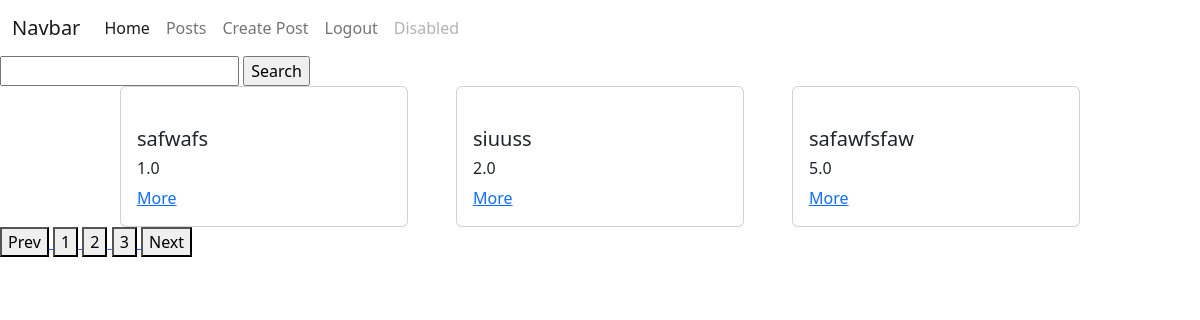
Screenshot of /posts/?page=2 (signed in) with the database file from the repository.
### posts/models.py (models this page shows)
class Post(models.Model):
    author = models.ForeignKey(User, on_delete=models.CASCADE, null=True)
    image = models.ImageField(blank=True, null=True)
    title = models.CharField(max_length=255)
    description = models.TextField()
    rate = models.FloatField()
    created_date = models.DateField(auto_now_add=True)
    modified_date = models.DateField(auto_now=True)

### posts/views.py (the view)
# urls.py: path('posts/', PostsView.as_view()),
class PostsView(ListView):
    model = Post
    template_name = 'posts/posts.html'
    def get(self, request, **kwargs):
        posts = self.get_queryset()
        search = request.GET.get('search')
        page = int(request.GET.get('page', 1))
        if search is not None:
            posts = Post.objects.filter(
                title__icontains=search,
                description__icontains=search
            )
        max_page = posts.__len__() / PAGINATION_LIMIT
        if round(max_page) < max_page:
            max_page = round(max_page) + 1
        else:
            max_page = round(max_page)
        posts = posts[PAGINATION_LIMIT * (page - 1):PAGINATION_LIMIT * page]
        context = {
            'posts': posts,
            'user': request.user,
            'max_page': range(1, max_page+1),
            'prev_page': page - 1,
            'next_page': page + 1 if max_page > page else max_page
        }
        return render(request, self.template_name, context=context)

### templates/posts/posts.html (shortened to what this page needs)
{% extends 'layouts/index.html' %}
{% load static %}
{% block head %}
    <link rel="stylesheet" href="{% static 'posts.css' %}">
{% endblock %}
{% block content %}
        <form action="/posts" method="get">
            <input type="text" name="search">
            <input type="submit" value="Search">
        </form>
    <div class="posts">
        {% for post in posts %}
            <div class="card" style="width: 18rem;">
                <div class="card-body">
                    <h5 class="card-title">{{ post.title }}</h5>
                    <h6 class="card-title">{{ post.rate }}</h6>
                    <a href="/posts/{{ post.id }}" class="card-link">More</a>
                </div>
            </div>
        {% endfor %}
    </div>
        <div class="pages">
            <a href="/posts/?page={{ prev_page }}">
                <button>Prev</button>
            </a>
            {% for page in max_page %}
                <a href="/posts/?page={{ page }}">
                    <button>{{ page }}</button>
                </a>
            {% endfor %}
            <a href="/posts/?page={{ next_page }}">
                <button>Next</button>
            </a>
        </div>
{% endblock %}

### static/posts.css (style rules this page uses)
.posts { width: 80%; margin-left: 10%; display: flex; justify-content: space-between; flex-wrap: wrap; }

### rows the page displays
Post: title "safwafs", rate "1.0"
Post: title "siuuss", rate "2.0"
Post: title "safawfsfaw", rate "5.0"

### other values shown
{{ page }} "1" "2" "3"
